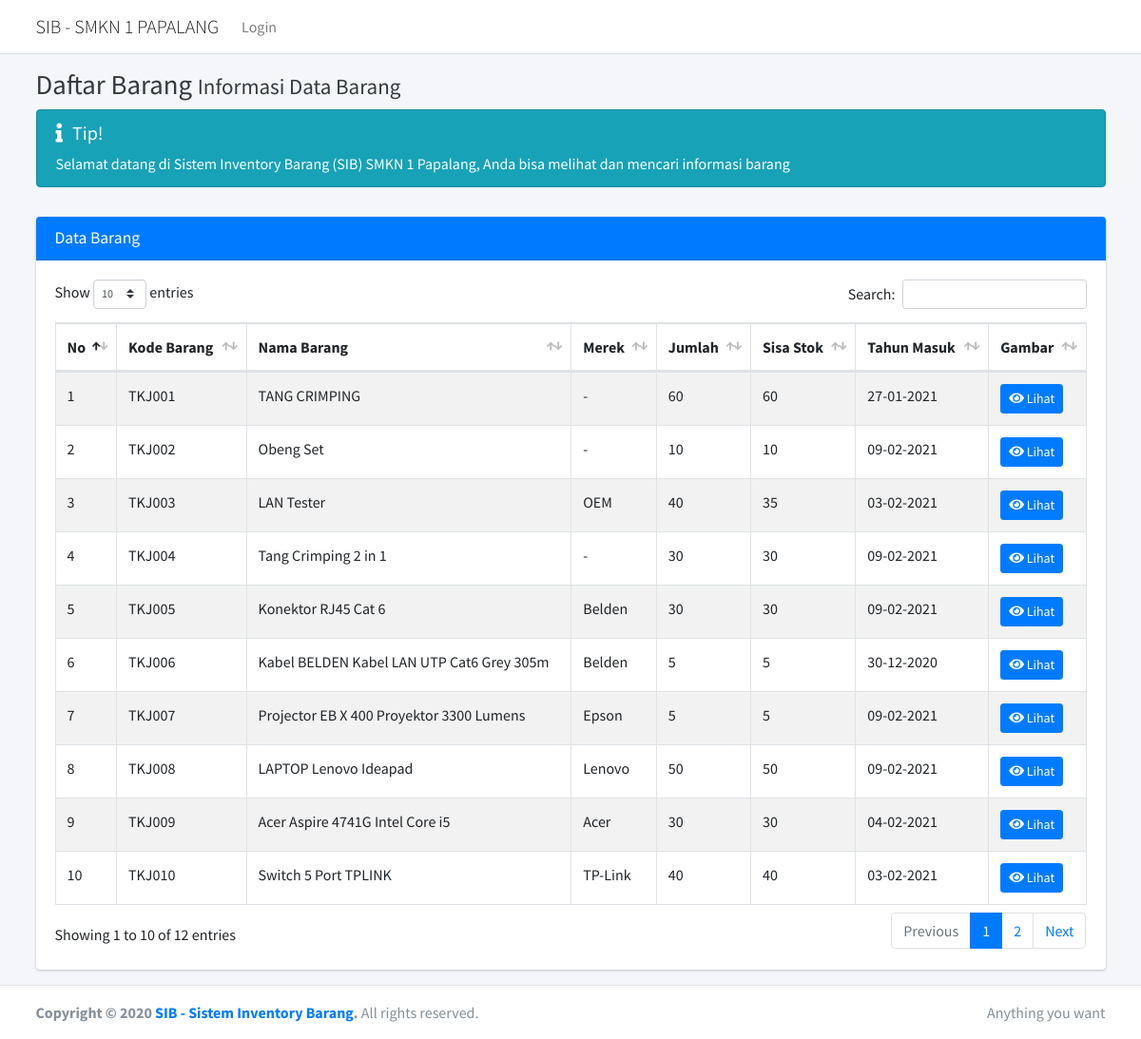
Before: /daftarbarang.php with the older database file.
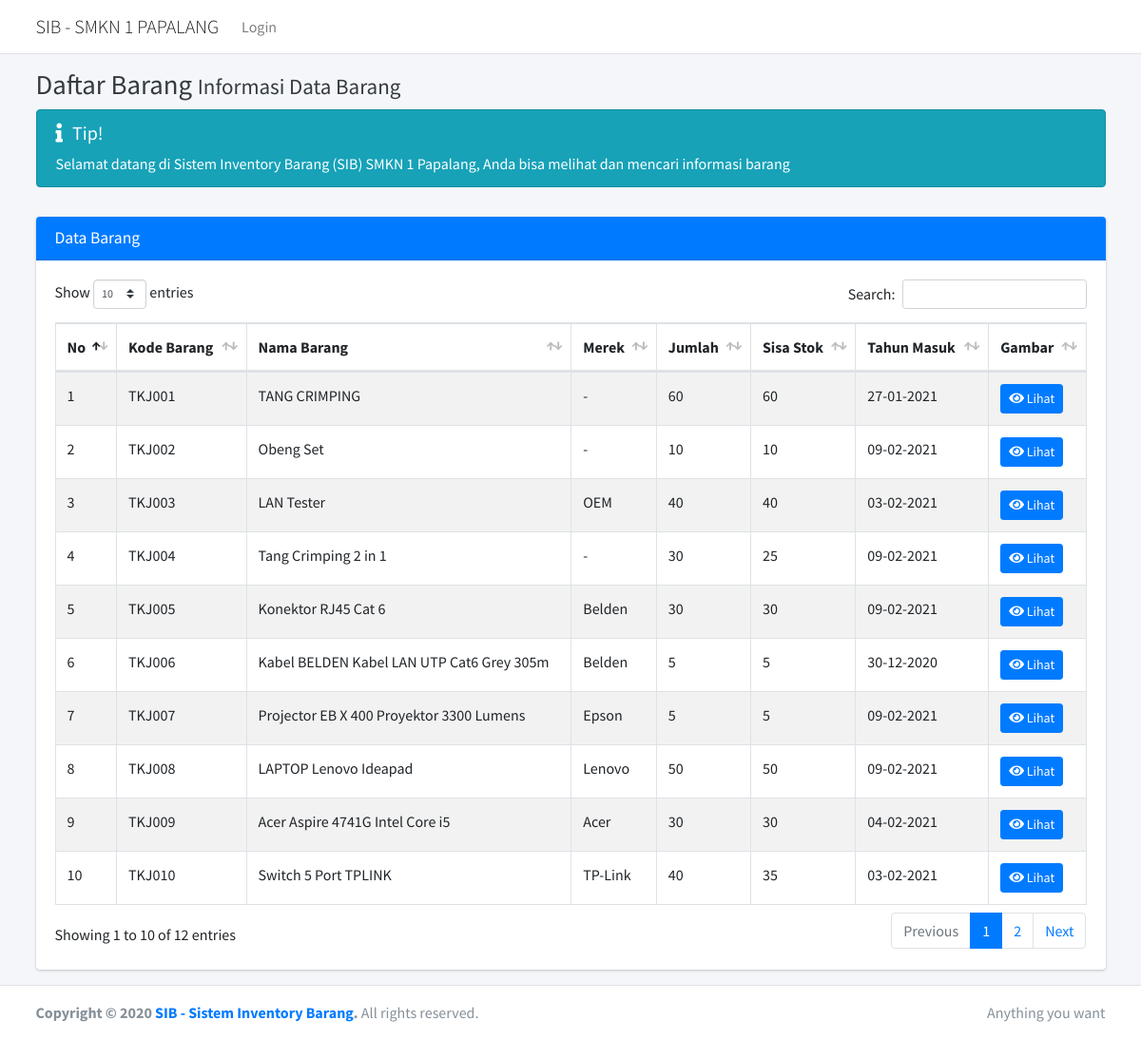
After: the same page with the newer database file.
### tables this page shows
CREATE TABLE `barang` (
  `id_barang` int(11) NOT NULL,
  `kodebarang` varchar(100) NOT NULL,
  `namabarang` varchar(100) NOT NULL,
  `kondisibarang` varchar(300) NOT NULL,
  `merek` varchar(100) NOT NULL,
  `stok` varchar(100) NOT NULL,
  `stoksisa` varchar(200) NOT NULL,
  `tahun` varchar(100) NOT NULL,
  `gambar` varchar(200) NOT NULL,
  `jurusan` varchar(100) NOT NULL
);

### daftarbarang.php (the view, shortened to what this page needs)
<?php
include "koneksi.php";
?>
<!DOCTYPE html>
<html lang="en">
<head>
    <link rel="stylesheet" href="assets/plugins/fontawesome-free/css/all.min.css">
    <link rel="stylesheet" href="http://code.ionicframework.com/ionicons/2.0.1/css/ionicons.min.css">
    <link rel="stylesheet" href="assets/plugins/datatables-bs4/css/dataTables.bootstrap4.min.css">
    <link rel="stylesheet" href="assets/plugins/datatables-responsive/css/responsive.bootstrap4.min.css">
    <link rel="stylesheet" href="assets/dist/css/adminlte.min.css">
    <link rel="stylesheet" href="assets/plugins/daterangepicker/daterangepicker.css">
    <link rel="stylesheet" href="assets/plugins/select2/css/select2.min.css">
    <link rel="stylesheet" href="assets/plugins/tempusdominus-bootstrap-4/css/tempusdominus-bootstrap-4.min.css">
</head>
<body class="hold-transition layout-top-nav">
    <div class="wrapper">
        <nav class="main-header navbar navbar-expand-md navbar-light navbar-white">
            <div class="container">
                <a href="" class="navbar-brand">
                    <span class="brand-text font-weight-light">SIB - SMKN 1 PAPALANG</span>
                </a>
                <div class="collapse navbar-collapse order-3" id="navbarCollapse">
                    <ul class="navbar-nav">
                        <li class="nav-item">
                            <a href="index" class="nav-link">Login</a>
                        </li>
                    </ul>
                </div>
            </div>
        </nav>
        <div class="content-wrapper">
            <div class="content-header">
                <div class="container">
                    <div class="row mb-2">
                        <div class="col-sm-6">
                            <h1 class="m-0 text-dark"> Daftar Barang <small>Informasi Data Barang</small></h1>
                        </div>
                    </div>
                    <div class="alert alert-info alert-dismissible">
                        <h5><i class="icon fas fa-info"></i>Tip!</h5>
                        Selamat datang di Sistem Inventory Barang (SIB) SMKN 1 Papalang, Anda bisa melihat dan mencari
                        informasi barang
                    </div>
                </div>
            </div>
            <div class="content">
                <div class="container">
                    <div class="card card-primary">
                        <div class="card-header">
                            <h3 class="card-title">Data Barang</h3>
                        </div>
                        <div class="card-body">
                            <table id="example1" class="table table-bordered table-striped">
                                <thead>
                                    <tr>
                                        <th>No</th>
                                        <th>Kode Barang</th>
                                        <th>Nama Barang</th>
                                        <th>Merek</th>
                                        <th>Jumlah</th>
                                        <th>Sisa Stok</th>
                                        <th>Tahun Masuk</th>
                                        <th>Gambar</th>
                                    </tr>
                                </thead>
                                <tbody>
                                    <?php
                                $query = $koneksi->query("SELECT * FROM barang");
                        $nomor_urut = 1;
                        foreach ($query as $data) :
                                                ?>
                                    <tr>
                                        <td><?= $nomor_urut; ?></td>
                                        <td><?= $data['kodebarang']; ?></td>
                                        <td><?= $data['namabarang']; ?></td>
                                        <td><?= $data['merek']; ?></td>
                                        <td><?= $data['stok']; ?></td>
                                        <td><?= $data['stoksisa']; ?></td>
                                        <td><?= $data['tahun']; ?></td>
                                        <td>
                                            <?php echo "<a  class='btn btn-primary btn-sm' href='#largeModal' class='btn btn-default btn-small' id='custId' data-toggle='modal' data-id=" . $data['id_barang'] . "><i class='fa fa-eye'></i> Lihat</a>"; ?>
                                        </td>
                                    </tr>
                                    <?php
                                                    $nomor_urut++;
                                                endforeach; ?>
                                </tbody>
                            </table>
                        </div>
                    </div>
                </div>
            </div>
        <footer class="main-footer">
            <div class='container'>
                <div class="float-right d-none d-sm-inline">
                    Anything you want
                </div>
                <strong>Copyright &copy; 2020 <a href="">SIB - Sistem Inventory Barang</a>.</strong> All rights
                reserved.
            </div>
        </footer>
        </div>
  </div>
</body>
</html>

Changed rows visible on the page:
changed barang "TKJ003": stoksisa "35" → "40"
changed barang "TKJ004": stoksisa "30" → "25"
changed barang "TKJ010": stoksisa "40" → "35"
